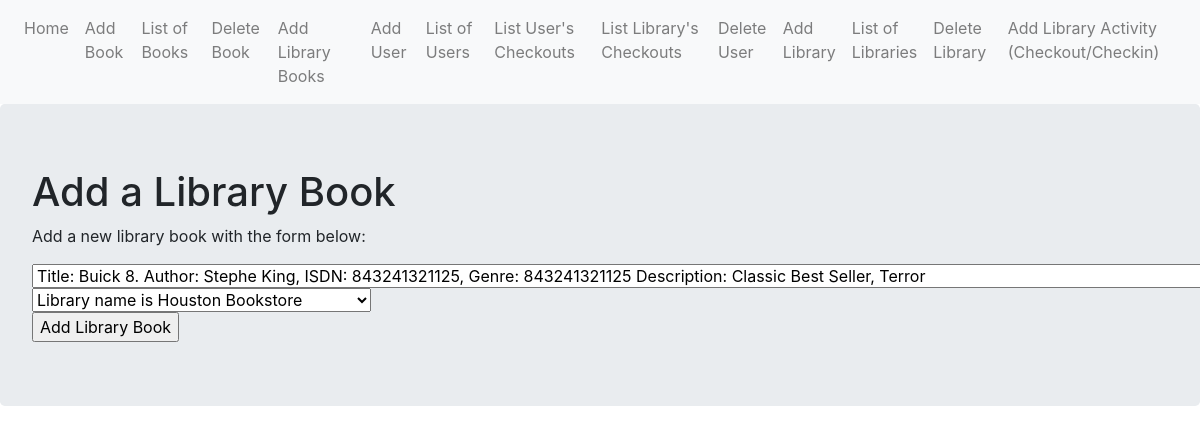
Screenshot of /library_books/add with the database file from the repository.
### myproject/models.py (models this page shows, shortened)
class Books(db.Model):
    __tablename__ = 'books'
    book_id = db.Column(db.Integer,primary_key = True)
    title = db.Column(db.String(255))
    author_name = db.Column(db.String(255), nullable=True)
    isdn_num = db.Column(db.String(255), nullable=True)
    genre = db.Column(db.String(255), nullable=True)
    description = db.Column(db.Text, nullable=True)
    def __repr__(self):
        if self.title:
            return f"Title: {self.title}. Author: {self.author_name}, ISDN: {self.isdn_num}, Genre: {self.isdn_num}" \
                   f" Description: {self.description}"

class Libraries(db.Model):
    __tablename__ = 'libraries'
    library_id = db.Column(db.Integer, primary_key=True)
    name = db.Column(db.String)
    city = db.Column(db.String, nullable=True)
    state = db.Column(db.String, nullable=True)
    postal_code = db.Column(db.Text, nullable=True)
    library_books = relationship("LibraryBooks")
    def __repr__(self):
        if self.name:
            return f"Library name is {self.name}"

### myproject/library_books/views.py (the view, shortened to what this page needs)
@librarybooks_blueprint.route('/add', methods=['GET', 'POST'])
def add():
    form = AddForm()
    libraries = list(Libraries.query.all())  # query all libraries
    books = list(Books.query.all())
    return render_template('add_library_book.html', form=form, books=books, libraries=libraries)

### myproject/library_books/forms.py
class AddForm(Form):
    submit = SubmitField('Add Library Book')

### myproject/library_books/templates/library_books/add_library_book.html (shortened to what this page needs)
{% extends "base.html" %}
{% block content %}
<div class="jumbotron">
  <h1>Add a Library Book</h1>
  <p>Add a new library book with the form below:</p>
  <select name="book" method="GET" action="/">
    <option value="{{books[0]}}" selected>{{books[0]}}</option>
  </select>
  <select name="library" method="GET" action="/">
    <option value="{{libraries[0]}}" selected>{{libraries[0]}}</option>
  </select>
    <form method="POST">
      {{ form.submit() }}
  </form>
</div>
{% endblock %}

### rows the page displays
Books: book "Title: Buick 8. Author: Stephe King, ISDN: 843241321125, Genre: 843241321125 Description: Classic Best Seller, Terror"
Libraries: library "Library name is Houston Bookstore"
